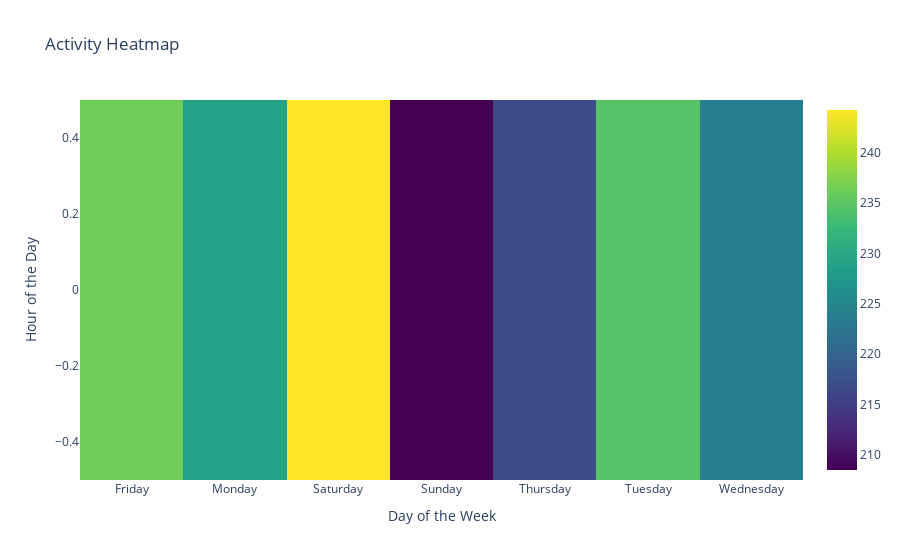

This figure's notebook cell:
### Code cell
# Pivot the data to create a matrix of total activity minutes by day and hour
activity_matrix = sw.pivot_table(
    values='TotalActivityMinutes',
    index=sw['ActivityDate'].dt.hour,
    columns=sw['ActivityDate'].dt.day_name(),
    aggfunc='mean'
)

# Create a heatmap using plotly.graph_objects
fig = go.Figure(data=go.Heatmap(
    z=activity_matrix.values,
    x=activity_matrix.columns,
    y=activity_matrix.index,
    colorscale='Viridis'
))

# Customize the layout of the chart
fig.update_layout(
    title='Activity Heatmap',
    xaxis_title='Day of the Week',
    yaxis_title='Hour of the Day'
)

fig.show()

### Figure 1 — Plotly figure (JSON) as saved in the notebook; plotly's stock layout.template omitted (floating-point values rounded to 4 significant figures)
{"data": [{"colorscale": [[0, "#440154"], [0.1111, "#482878"], [0.2222, "#3e4989"], [0.3333, "#31688e"], [0.4444, "#26828e"], [0.5556, "#1f9e89"], [0.6667, "#35b779"], [0.7778, "#6ece58"], [0.8889, "#b5de2b"], [1, "#fde725"]], "type": "heatmap", "x": ["Friday", "Monday", "Saturday", "Sunday", "Thursday", "Tuesday", "Wednesday"], "y": [0], "z": [[236.4, 229.2, 244.3, 208.5, 216.8, 234.6, 223.7]]}], "layout": {"title": {"text": "Activity Heatmap"}, "xaxis": {"title": {"text": "Day of the Week"}}, "yaxis": {"title": {"text": "Hour of the Day"}}}}
